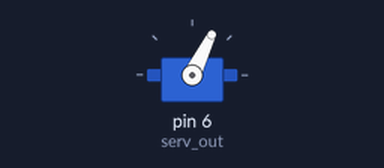
Simulated run of this sketch. Board: Arduino Uno, built with avr-gcc and run on an emulated ATmega328P. On the bench: servo.

Above: at 0.05 s.
At 0.3 s:
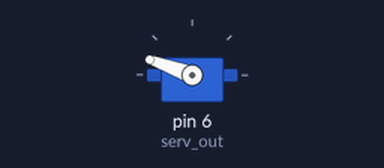
At 1.4 s:
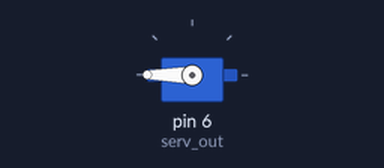
At 2.75 s:
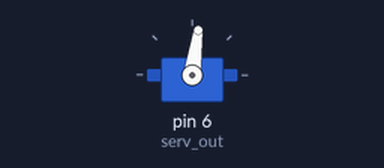
Timing chart, 0 to 6.5 s (numbered marks = the images above):
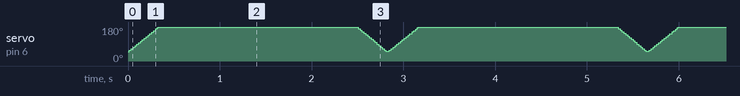

The sketch:

commande_servo_marti-good.ino
```cpp
#include <Servo.h>

Servo servo;  // Création d'un objet servo
                // limité à 8 servos

int pos = 100;    // variable contenant la position désirée
const int serv_out = 6;
const int pos_ouv = 50;
const int pos_fer = 210;
const int vitesse = 2;

void setup()
{
  servo.write(25);
}
//***************************************************
void fermeture()
{
    servo.attach(serv_out);
    for(pos = pos_ouv; pos < pos_fer; pos += vitesse)
    {
    servo.write(pos);
    delay(5);
    }
    servo.detach();
}
void ouverture()
{
    servo.attach(serv_out);
    for(pos = pos_fer; pos > pos_ouv; pos -= vitesse)
    {
    servo.write(pos);
    delay(5);
    }
    servo.detach();
}
//**************************************************
void loop()
{
  fermeture();
  delay(2000);
  ouverture();
  delay(20);
}
```
